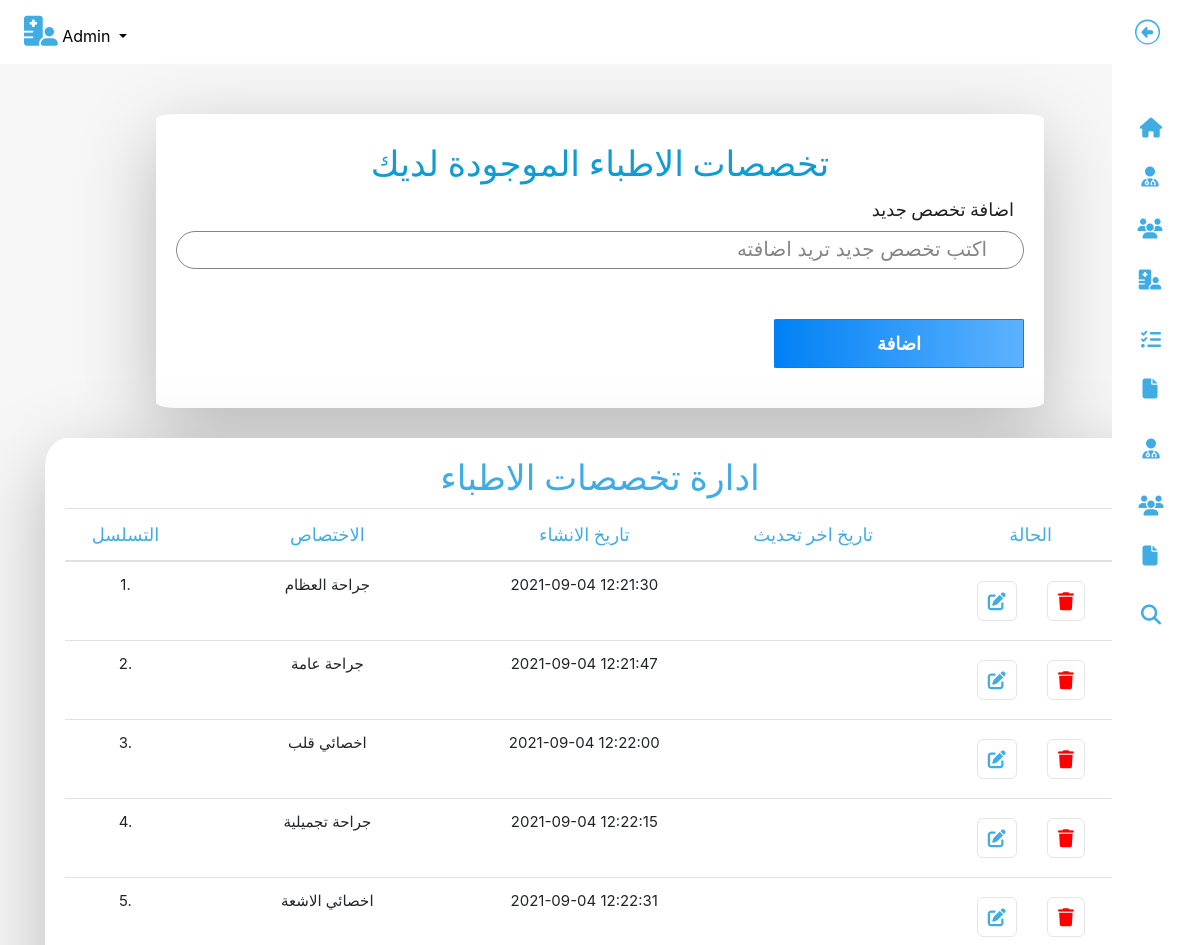
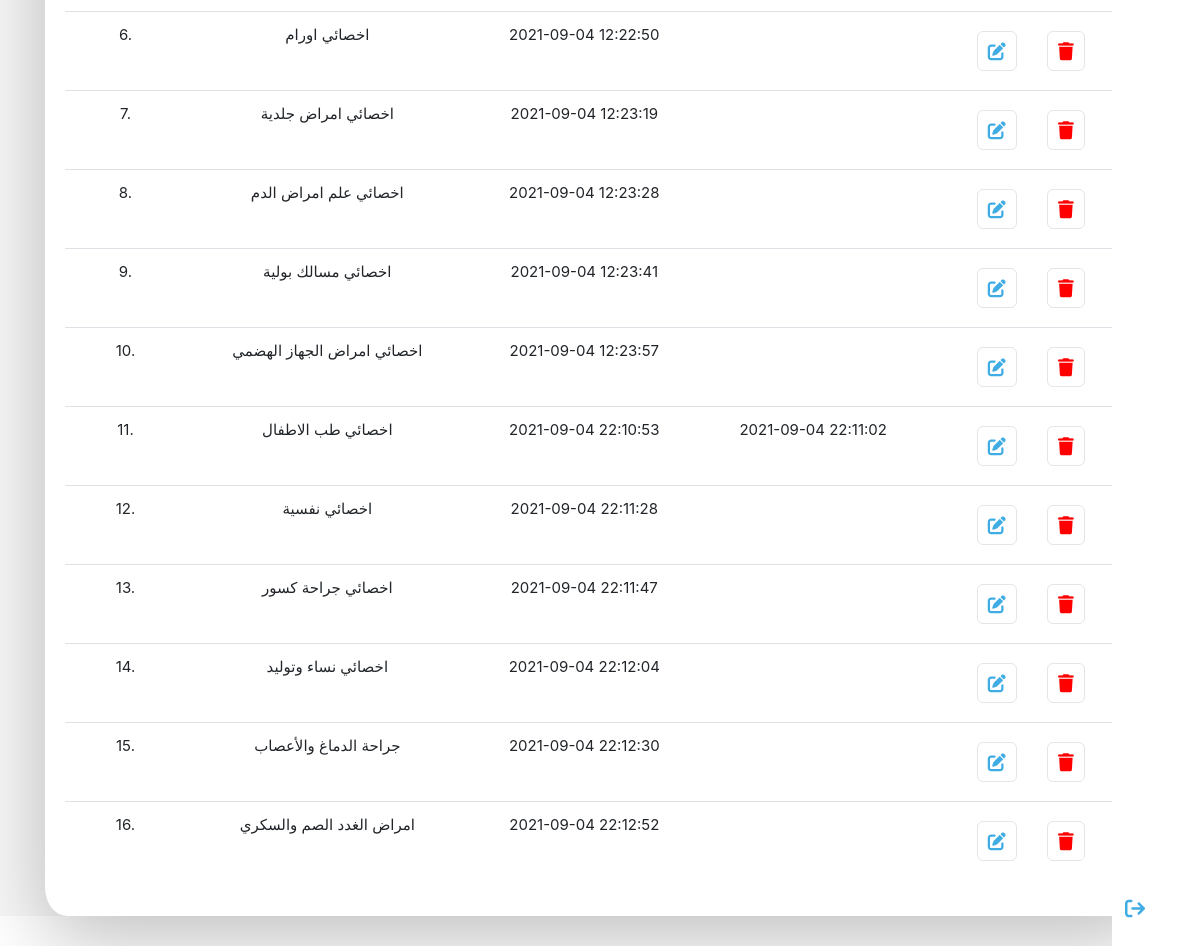
The app's page /hms/admin/doctor-specilization.php (signed in) with its own data (2 pictures, top to bottom).
### tables this page shows
CREATE TABLE `doctorspecilization` (
  `id` int(11) NOT NULL,
  `specilization` varchar(255) DEFAULT NULL,
  `creationDate` timestamp NULL DEFAULT current_timestamp(),
  `updationDate` timestamp NULL DEFAULT NULL ON UPDATE current_timestamp()
);

### hms/admin/doctor-specilization.php (the view, shortened to what this page needs)
<?php
include('include/config.php');
?>
<!DOCTYPE html>
<html lang="en">
<head>
	<link rel="stylesheet" href="https://cdn.jsdelivr.net/npm/bootstrap@4.6.1/dist/css/bootstrap.min.css">
	<link rel="stylesheet" href="https://cdnjs.cloudflare.com/ajax/libs/font-awesome/6.1.1/css/all.min.css" />
	<link rel="stylesheet" href="../../css/style2.css">
</head>
<body>
	<div id="app">
		<?php include('include/sidebar.php'); ?>
		<?php include('include/header.php'); ?>
		<div class="main">
			<div class="container">
				<form role="form" name="dcotorspcl" method="post" class="theform2">
					<h3 class="panel-title">تخصصات الاطباء الموجودة لديك
					</h3>
					<div class="form-group">
						<label for="exampleInputEmail1">
							اضافة تخصص جديد
						</label>
						<input type="text" name="doctorspecilization" class="form-control" placeholder="اكتب تخصص جديد تريد اضافته">
					</div>
					<button type="submit" name="submit" class="btn btn-o btn-primary">
						اضافة
					</button>
				</form>
				<div class="tablediv">
					<h3 class="over-title margin-bottom-15">ادارة <span class="text-bold">تخصصات الاطباء</span></h3>
					<table class="table" id="sample-table-1">
						<thead>
							<tr>
								<th class="center">التسلسل</th>
								<th>الاختصاص</th>
								<th class="hidden-xs">تاريخ الانشاء</th>
								<th>تاريخ اخر تحديث</th>
								<th>الحالة</th>
							</tr>
						</thead>
						<tbody>
							<?php
							$sql = mysqli_query($con, "select * from doctorSpecilization");
							$cnt = 1;
							while ($row = mysqli_fetch_array($sql)) {
							?>
								<tr>
									<td class="center"><?php echo $cnt; ?>.</td>
									<td class="hidden-xs"><?php echo $row['specilization']; ?></td>
									<td><?php echo $row['creationDate']; ?></td>
									<td><?php echo $row['updationDate']; ?>
									</td>
									<td>
										<div class="visible-md visible-lg hidden-sm hidden-xs">
											<a href="edit-doctor-specialization.php?id=<?php echo $row['id']; ?>" class="btn btn-transparent btn-xs" tooltip-placement="top" tooltip="Edit"><i class="fa-solid fa-edit tableicon"></i></a>
											<a href="doctor-specilization.php?id=<?php echo $row['id'] ?>&del=delete" onClick="return confirm('هل أنت متأكد أنك تريد حذف التخصص؟')" class="btn btn-transparent btn-xs tooltips" tooltip-placement="top" tooltip="Remove"><i class="fa-solid fa-trash tableicon"></i></a>
										</div>
									</td>
								</tr>
							<?php
								$cnt = $cnt + 1;
							} ?>
						</tbody>
					</table>
				</div>
			</div>
		</div>
	</div>
</body>
</html>

### css/style2.css (style rules this page uses)
* { margin: 0; padding: 0; box-sizing: border-box; }
.main { background-color: #f7f7f7; min-height: 100vh; padding-top: 20px; }
.main h3 { text-align: center; color: #3face4; font-size: 35px; font-family: 'Amiri', serif; }
.theform2 { padding: 20px; text-align: right; background-color: white; margin: 30px auto; border-radius: 2%; border-bottom: 1px; box-shadow: 0 24px 80px hsla(0, 0%, 0%, 0.25); width: 80%; }
.theform2 h3 { color: rgb(16, 155, 211); font-size: 35px; text-align: center; margin: 10px 0; font-family: 'Amiri', serif; }
.theform2 label { color: #1f1f1f; font-size: 18px; text-align: right; font-family: 'Amiri', serif; margin-right: 10px; }
.theform2 .form-control, .theform2 textarea, .theform2 select { width: 100%; margin-bottom: 30px; border-radius: 60px; padding: 0 16px; outline: none; border: 1px solid #868686; color: black; background-color: white; text-align: right; }
.theform2 .form-control::placeholder, .theform2 textarea::placeholder { color: #868686; font-size: 20px; padding: 20px; text-align: right; }
.theform2 button { display: inline-block; background: #0181f5; background: linear-gradient(to right, #0181f5 0%, #5db2ff 100%); border: 1px solid #0181f5; color: white; padding: 10px 10px; border-radius: 1%; margin: 10px 0; width: 250px; font-size: 18px; margin: 20px 0; font-weight: 600; text-align: center; }
.tablediv { padding: 20px; text-align: right; background-color: white; margin: 30px auto; border-radius: 2%; border-bottom: 1px; box-shadow: 0 24px 80px hsla(0, 0%, 0%, 0.25); overflow-x: auto; min-height: 80vh; }
.tablediv table th { color: #3face4; font-size: 18px; font-family: 'Amiri', serif; font-weight: 200; text-align: center; }
.tablediv table td { font-size: 15px; text-align: center; }
.tableicon.fa-edit, .tableicon.fa-eye, .tableicon.fa-file { border: 1px solid #e2e6e9; border-radius: 6px; padding: 10px; font-size: 18px; color: #3face4; }
.tableicon.fa-trash { border: 1px solid #e2e6e9; border-radius: 6px; padding: 10px; font-size: 18px; color: red; }

### records on screen
doctorspecilization: specilization "جراحة العظام", creationDate "2021-09-04 12:21:30"
doctorspecilization: specilization "جراحة عامة", creationDate "2021-09-04 12:21:47"
doctorspecilization: specilization "اخصائي قلب", creationDate "2021-09-04 12:22:00"
doctorspecilization: specilization "جراحة تجميلية", creationDate "2021-09-04 12:22:15"
doctorspecilization: specilization "اخصائي الاشعة", creationDate "2021-09-04 12:22:31"
doctorspecilization: specilization "اخصائي اورام", creationDate "2021-09-04 12:22:50"
doctorspecilization: specilization "اخصائي امراض جلدية", creationDate "2021-09-04 12:23:19"
doctorspecilization: specilization "اخصائي علم امراض الدم", creationDate "2021-09-04 12:23:28"
doctorspecilization: specilization "اخصائي مسالك بولية", creationDate "2021-09-04 12:23:41"
doctorspecilization: specilization "اخصائي امراض الجهاز الهضمي", creationDate "2021-09-04 12:23:57"
doctorspecilization: specilization "اخصائي طب الاطفال", creationDate "2021-09-04 22:10:53", updationDate "2021-09-04 22:11:02"
doctorspecilization: specilization "اخصائي نفسية", creationDate "2021-09-04 22:11:28"
doctorspecilization: specilization "اخصائي جراحة كسور", creationDate "2021-09-04 22:11:47"
doctorspecilization: specilization "اخصائي نساء وتوليد", creationDate "2021-09-04 22:12:04"
doctorspecilization: specilization "جراحة الدماغ والأعصاب", creationDate "2021-09-04 22:12:30"
doctorspecilization: specilization "امراض الغدد الصم والسكري", creationDate "2021-09-04 22:12:52"
